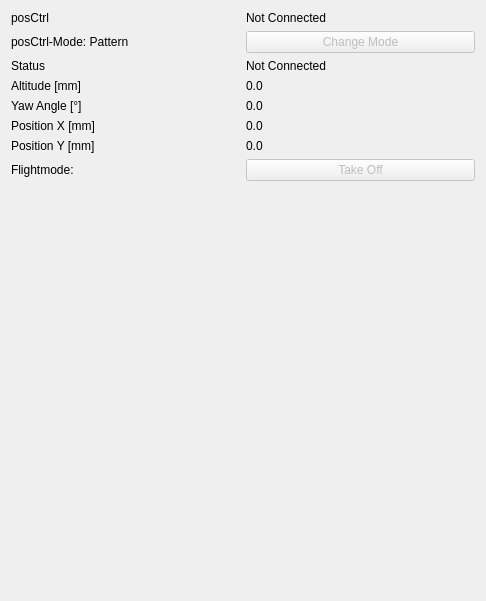
<?xml version="1.0" encoding="UTF-8"?>
<ui version="4.0">
 <class>Form</class>
 <widget class="QWidget" name="Form">
  <property name="geometry">
   <rect>
    <x>0</x>
    <y>0</y>
    <width>486</width>
    <height>601</height>
   </rect>
  </property>
  <property name="sizePolicy">
   <sizepolicy hsizetype="Preferred" vsizetype="Preferred">
    <horstretch>0</horstretch>
    <verstretch>0</verstretch>
   </sizepolicy>
  </property>
  <property name="windowTitle">
   <string>Plot</string>
  </property>
  <layout class="QHBoxLayout" name="horizontalLayout">
   <property name="sizeConstraint">
    <enum>QLayout::SetMaximumSize</enum>
   </property>
   <item>
    <layout class="QGridLayout" name="gridLayout">
     <item row="3" column="1">
      <widget class="QLabel" name="label_posAlt">
       <property name="text">
        <string>Altitude [mm]</string>
       </property>
      </widget>
     </item>
     <item row="5" column="1">
      <widget class="QLabel" name="label_posX">
       <property name="text">
        <string>Position X [mm]</string>
       </property>
      </widget>
     </item>
     <item row="1" column="1">
      <widget class="QLabel" name="_label_mode">
       <property name="text">
        <string>posCtrl-Mode: Pattern</string>
       </property>
      </widget>
     </item>
     <item row="7" column="1">
      <widget class="QLabel" name="label_posY">
       <property name="text">
        <string>Position Y [mm]</string>
       </property>
      </widget>
     </item>
     <item row="1" column="2">
      <widget class="QPushButton" name="_pushButton_posCtrlMode">
       <property name="enabled">
        <bool>false</bool>
       </property>
       <property name="text">
        <string>Change Mode</string>
       </property>
      </widget>
     </item>
     <item row="11" column="1">
      <spacer name="verticalSpacer">
       <property name="orientation">
        <enum>Qt::Vertical</enum>
       </property>
       <property name="sizeHint" stdset="0">
        <size>
         <width>20</width>
         <height>40</height>
        </size>
       </property>
      </spacer>
     </item>
     <item row="3" column="2">
      <widget class="QLabel" name="_label_value_altitude">
       <property name="text">
        <string>0.0</string>
       </property>
      </widget>
     </item>
     <item row="4" column="2">
      <widget class="QLabel" name="_label_value_yaw">
       <property name="text">
        <string>0.0</string>
       </property>
      </widget>
     </item>
     <item row="4" column="1">
      <widget class="QLabel" name="label_Yaw">
       <property name="text">
        <string>Yaw Angle [°]</string>
       </property>
      </widget>
     </item>
     <item row="5" column="2">
      <widget class="QLabel" name="_label_value_x">
       <property name="text">
        <string>0.0</string>
       </property>
      </widget>
     </item>
     <item row="7" column="2">
      <widget class="QLabel" name="_label_value_y">
       <property name="text">
        <string>0.0</string>
       </property>
      </widget>
     </item>
     <item row="2" column="1">
      <widget class="QLabel" name="label_stat">
       <property name="text">
        <string>Status</string>
       </property>
      </widget>
     </item>
     <item row="2" column="2">
      <widget class="QLabel" name="_label_value_status">
       <property name="autoFillBackground">
        <bool>false</bool>
       </property>
       <property name="text">
        <string>Not Connected</string>
       </property>
      </widget>
     </item>
     <item row="0" column="1">
      <widget class="QLabel" name="label_posctrl">
       <property name="text">
        <string>posCtrl</string>
       </property>
      </widget>
     </item>
     <item row="0" column="2">
      <widget class="QLabel" name="_label_value_posCtrl">
       <property name="text">
        <string>Not Connected</string>
       </property>
      </widget>
     </item>
     <item row="8" column="2">
      <widget class="QPushButton" name="_pushButton_takeoffLand">
       <property name="enabled">
        <bool>false</bool>
       </property>
       <property name="text">
        <string>Take Off</string>
       </property>
      </widget>
     </item>
     <item row="8" column="1">
      <widget class="QLabel" name="_label_flightmode">
       <property name="enabled">
        <bool>true</bool>
       </property>
       <property name="text">
        <string>Flightmode: </string>
       </property>
      </widget>
     </item>
    </layout>
   </item>
  </layout>
 </widget>
 <resources/>
 <connections/>
</ui>
